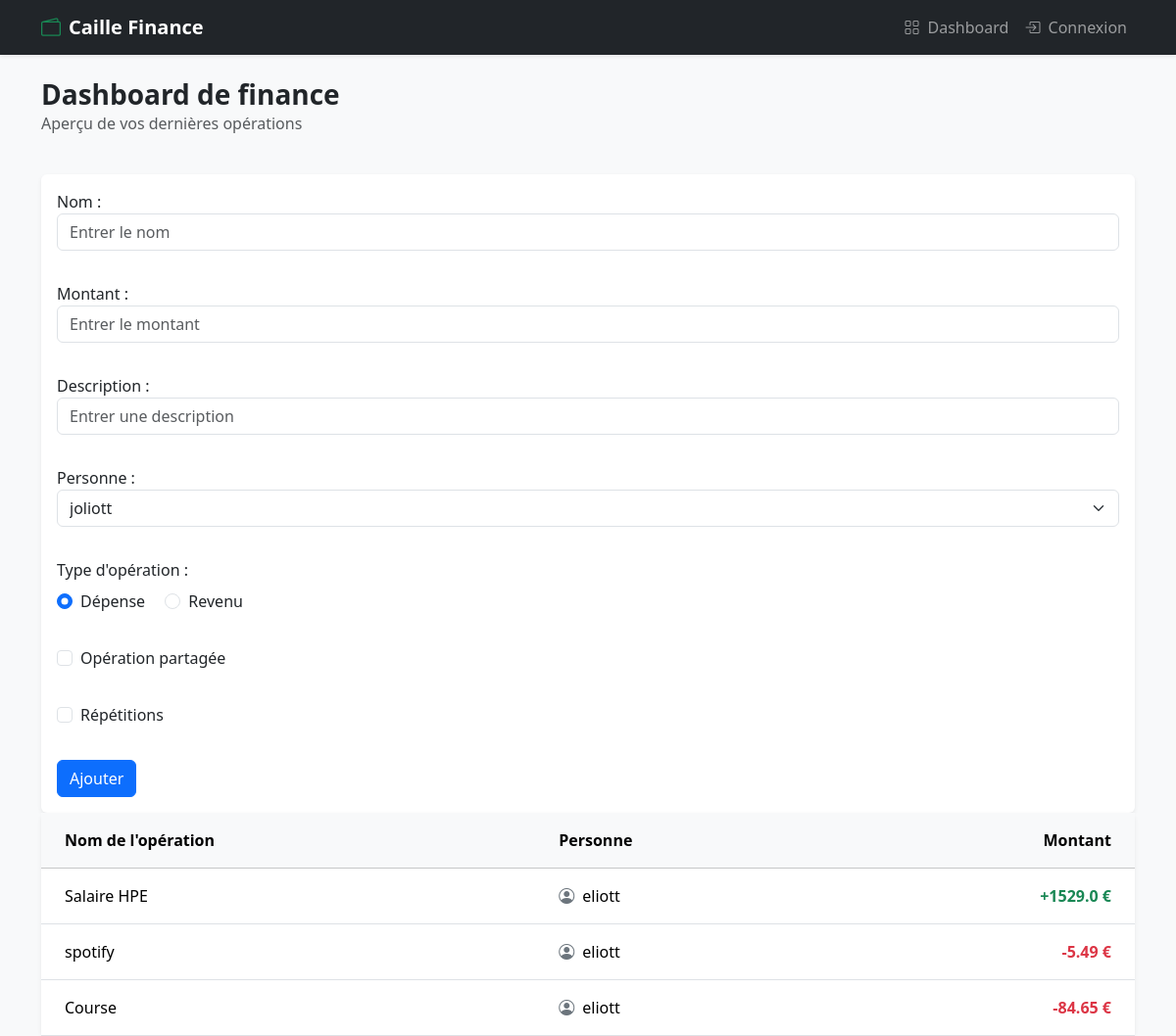
Page /dashboard (signed in) on the earlier database version.
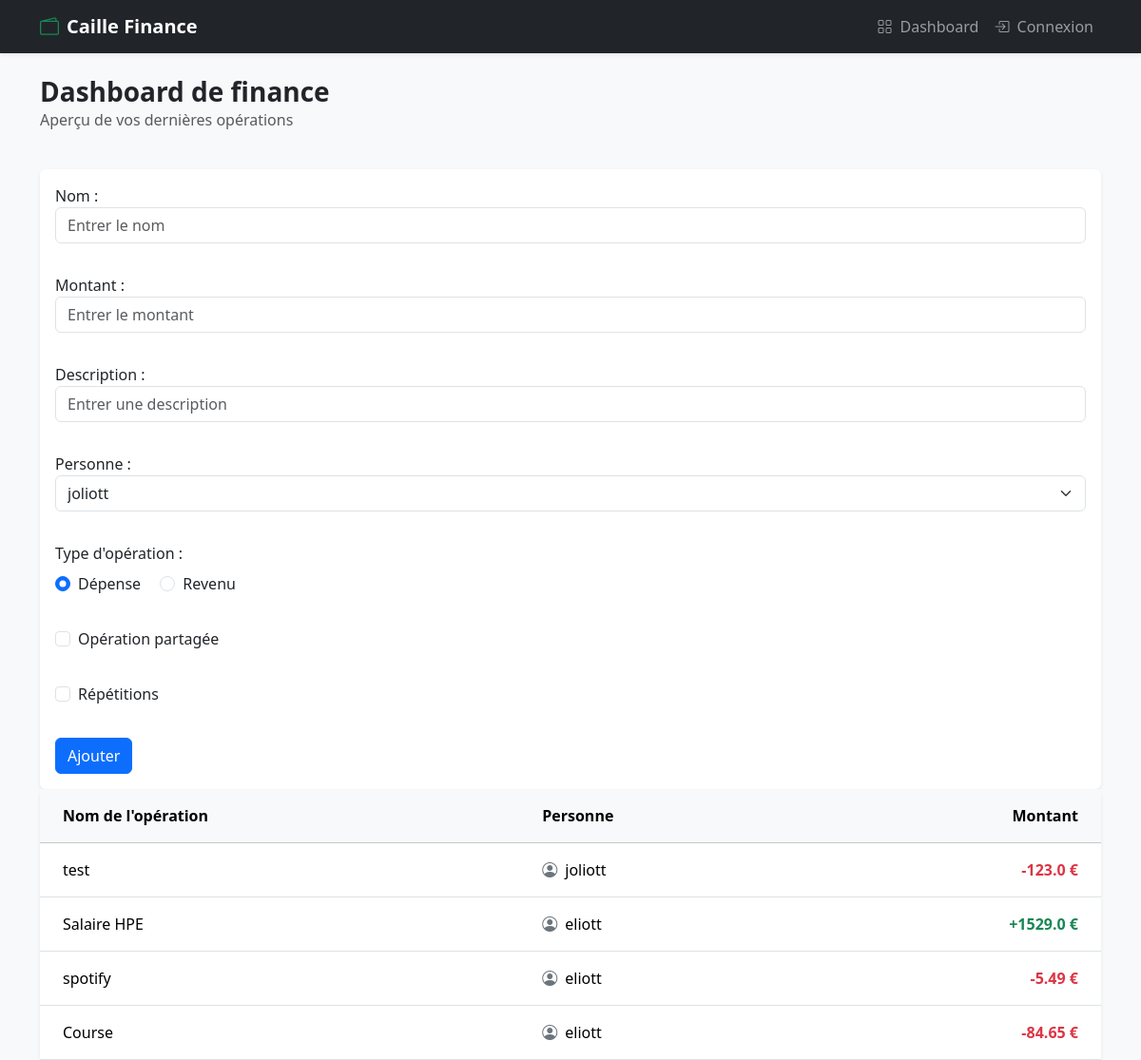
Same page on the later database version.
### finance/models.py (models this page shows, shortened)
class Operations(models.Model):
    name=models.CharField(max_length=200)
    price=models.FloatField(default=0.0)
    description=models.CharField(blank=True)
    user=models.ForeignKey(settings.AUTH_USER_MODEL,on_delete=models.CASCADE,default=0)
    shared=models.BooleanField(default=False)
    repeat=models.BooleanField(default=False)
    date=models.DateTimeField(auto_now_add=True)
    possible_choice=(("d","dépense"),("r","revenus"))
    type=models.CharField(max_length=7,choices=possible_choice,default="d")

class User(AbstractUser):
    pass

### finance/views.py (the view, shortened to what this page needs)
# urls.py: path('dashboard', dashboard, name='dashboard'),
@login_required
def dashboard(request):
    operations = Operations.objects.all()
    context = {
        "users": User.objects.all(),
        "operations": Operations.objects.select_related("user").order_by("-date"),
    }
    return render(request, "dashboard/dashboard.html", context)

### finance/templates/dashboard/dashboard.html
{% extends 'base.html' %}
{% block content %}
<div class="d-flex justify-content-between align-items-center mb-4">
    <div>
        <h1 class="h3 mb-0 text-dark fw-bold">Dashboard de finance</h1>
        <p class="text-muted">Aperçu de vos dernières opérations</p>
    </div>
</div>
{% include 'dashboard/operations-add.html' %}
{% include 'dashboard/table.html' %}
{% endblock %}

### finance/templates/dashboard/table.html
<div id="operations-table" class="card shadow-sm border-0">
    <div class="card-body p-0">
        <div class="table-responsive">
            <table class="table table-hover mb-0">
                <thead class="table-light">
                    <tr>
                        <th class="px-4 py-3">Nom de l'opération</th>
                        <th class="px-4 py-3">Personne</th>
                        <th class="px-4 py-3 text-end">Montant</th>
                    </tr>
                </thead>
                <tbody id="corps-tableau">
                    {% for operation in operations %}
                    <tr>
                        <td class="px-4 py-3 align-middle fw-medium">{{ operation.name }}</td>
                        <td class="px-4 py-3 align-middle">
                            <i class="bi bi-person-circle text-secondary me-2"></i>{{ operation.user.username }}
                        </td>
                        <td class="px-4 py-3 align-middle text-end fw-bold {% if operation.type == 'd' %}text-danger{% else %}text-success{% endif %}">
                            {% if operation.type == 'd' %}-{% else %}+{% endif %}{{ operation.price }} €
                        </td>
                    </tr>
                    {% empty %}
                    <tr>
                        <td colspan="3" class="text-center text-muted py-4">Aucune opération trouvée.</td>
                    </tr>
                    {% endfor %}
                </tbody>
            </table>
        </div>
    </div>
</div>

Differences in the rows shown:
added Operations: name "test", user.username "joliott", price "123.0"
